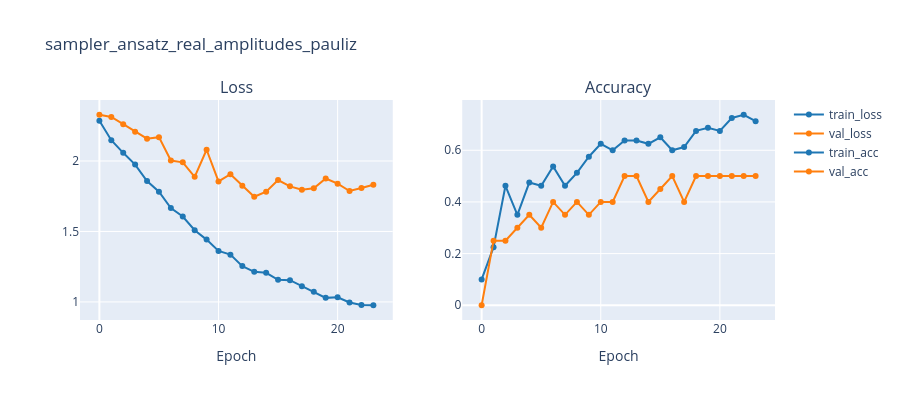

Source (notebook cell):
### Markdown cell above
## Training curves

### Code cell
import pandas as pd
import plotly.graph_objects as go
from plotly.subplots import make_subplots

TRAIN_COLOR = "#1f77b4"
VAL_COLOR = "#ff7f0e"

metrics = pd.read_csv(f"{trainer.logger.log_dir}/metrics.csv")

fig = make_subplots(rows=1, cols=2, subplot_titles=("Loss", "Accuracy"))
for cols, col_idx in [(["train_loss", "val_loss"], 1), (["train_acc", "val_acc"], 2)]:
    for col in cols:
        if col not in metrics:
            continue
        subset = metrics.dropna(subset=[col])
        color = TRAIN_COLOR if col.startswith("train") else VAL_COLOR
        fig.add_trace(
            go.Scatter(
                x=subset["epoch"],
                y=subset[col],
                mode="lines+markers",
                name=col,
                line=dict(color=color),
                marker=dict(color=color),
            ),
            row=1,
            col=col_idx,
        )

fig.update_xaxes(title_text="Epoch")
fig.update_layout(height=400, width=900, title_text="sampler_ansatz_real_amplitudes_pauliz")
fig.show()

### Figure 1 — Plotly figure (JSON) as saved in the notebook; plotly's stock layout.template omitted (floating-point values rounded to 4 significant figures)
{"data": [{"line": {"color": "#1f77b4"}, "marker": {"color": "#1f77b4"}, "mode": "lines+markers", "name": "train_loss", "type": "scatter", "x": [0, 1, 2, 3, 4, 5, 6, 7, 8, 9, 10, 11, 12, 13, 14, 15, 16, 17, 18, 19, 20, 21, 22, 23], "xaxis": "x", "y": [2.286, 2.147, 2.058, 1.975, 1.858, 1.782, 1.666, 1.606, 1.509, 1.442, 1.362, 1.336, 1.254, 1.213, 1.206, 1.157, 1.154, 1.111, 1.071, 1.029, 1.033, 0.9956, 0.9774, 0.9763], "yaxis": "y"}, {"line": {"color": "#ff7f0e"}, "marker": {"color": "#ff7f0e"}, "mode": "lines+markers", "name": "val_loss", "type": "scatter", "x": [0, 1, 2, 3, 4, 5, 6, 7, 8, 9, 10, 11, 12, 13, 14, 15, 16, 17, 18, 19, 20, 21, 22, 23], "xaxis": "x", "y": [2.328, 2.313, 2.261, 2.208, 2.159, 2.169, 2.003, 1.991, 1.888, 2.08, 1.855, 1.907, 1.825, 1.747, 1.782, 1.865, 1.82, 1.796, 1.807, 1.876, 1.839, 1.787, 1.809, 1.832], "yaxis": "y"}, {"line": {"color": "#1f77b4"}, "marker": {"color": "#1f77b4"}, "mode": "lines+markers", "name": "train_acc", "type": "scatter", "x": [0, 1, 2, 3, 4, 5, 6, 7, 8, 9, 10, 11, 12, 13, 14, 15, 16, 17, 18, 19, 20, 21, 22, 23], "xaxis": "x2", "y": [0.1, 0.225, 0.4625, 0.35, 0.475, 0.4625, 0.5375, 0.4625, 0.5125, 0.575, 0.625, 0.6, 0.6375, 0.6375, 0.625, 0.65, 0.6, 0.6125, 0.675, 0.6875, 0.675, 0.725, 0.7375, 0.7125], "yaxis": "y2"}, {"line": {"color": "#ff7f0e"}, "marker": {"color": "#ff7f0e"}, "mode": "lines+markers", "name": "val_acc", "type": "scatter", "x": [0, 1, 2, 3, 4, 5, 6, 7, 8, 9, 10, 11, 12, 13, 14, 15, 16, 17, 18, 19, 20, 21, 22, 23], "xaxis": "x2", "y": [0.0, 0.25, 0.25, 0.3, 0.35, 0.3, 0.4, 0.35, 0.4, 0.35, 0.4, 0.4, 0.5, 0.5, 0.4, 0.45, 0.5, 0.4, 0.5, 0.5, 0.5, 0.5, 0.5, 0.5], "yaxis": "y2"}], "layout": {"annotations": [{"font": {"size": 16}, "showarrow": false, "text": "Loss", "x": 0.225, "xanchor": "center", "xref": "paper", "y": 1, "yanchor": "bottom", "yref": "paper"}, {"font": {"size": 16}, "showarrow": false, "text": "Accuracy", "x": 0.775, "xanchor": "center", "xref": "paper", "y": 1, "yanchor": "bottom", "yref": "paper"}], "height": 400, "title": {"text": "sampler_ansatz_real_amplitudes_pauliz"}, "width": 900, "xaxis": {"anchor": "y", "domain": [0, 0.45], "title": {"text": "Epoch"}}, "xaxis2": {"anchor": "y2", "domain": [0.55, 1], "title": {"text": "Epoch"}}, "yaxis": {"anchor": "x", "domain": [0, 1]}, "yaxis2": {"anchor": "x2", "domain": [0, 1]}}}
